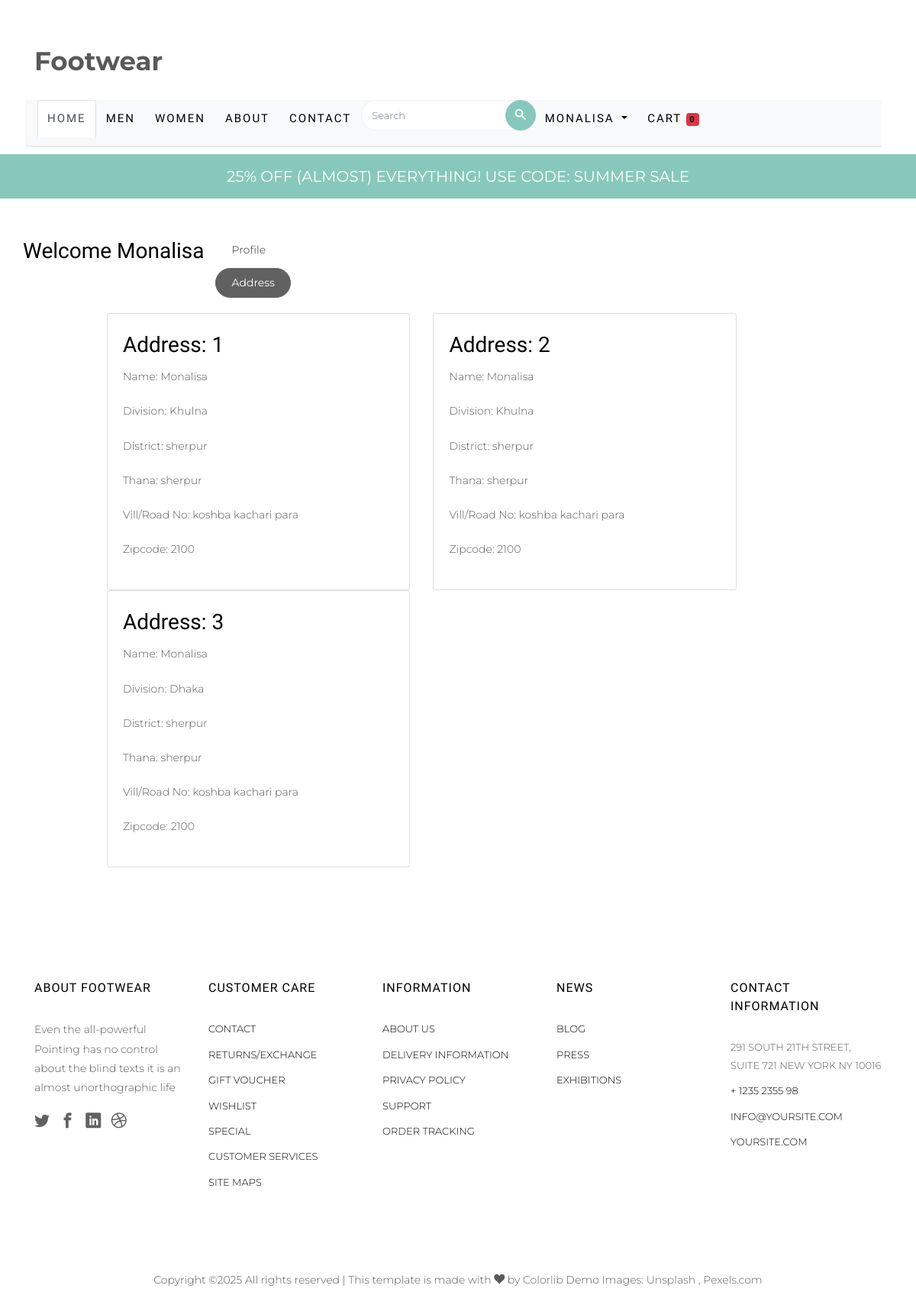
The page /address/ (signed in) on the database its author committed.
### shop/models.py (models this page shows, shortened)
class Customer(models.Model):
    user = models.ForeignKey(User, on_delete=models.CASCADE)
    name = models.CharField(max_length=200)
    division = models.CharField(choices=DIVISION_CHOICES, max_length=50)
    district = models.CharField(max_length=200)
    thana = models.CharField(max_length=50)
    villorroad = models.CharField(max_length=50)
    zipcode = models.IntegerField()

### shop/views.py (the view)
# urls.py: path('address/', views.address, name='address'),
@login_required
def address(request):
    add = Customer.objects.filter(user=request.user)
    total_item=0
    if request.user.is_authenticated:
        total_item = len(Cart.objects.filter(user=request.user))
    return render(request, 'shop/address.html', {'add':add, 'active':'btn-primary', 'total_item':total_item})

### shop/templates/shop/address.html (shortened to what this page needs)
{% extends 'common_code/base.html' %}
{% load static %}
{% block main-content %}
<div class="container my-5">
    <div class="row">
        <h3>Welcome <span class="text-capitalize">{{request.user}}</span></h3>
        <div class="col-sm-2 border-end">
            <ul class="list-unstyled">
                <li class="d-grid"><a href="{% url 'profile' %}" class="btn">Profile</a></li>
                <li class="d-grid"><a href="{% url 'address' %}" class="btn {{active}}">Address</a></li>
            </ul>
        </div>
        <div class="col-sm-9 offset-sm-1">
            <div class="row">
                {% for ad in add %}
                <div class="col-sm-6">
                    <div class="card">
                        <div class="card-body">
                            <h3>Address: {{forloop.counter}}</h3>
                            <p>Name: {{ad.name}}</p>
                            <p>Division: {{ad.division}}</p>
                            <p>District: {{ad.district}}</p>
                            <p>Thana: {{ad.thana}}</p>
                            <p>Vill/Road No: {{ad.villorroad}}</p>
                            <p>Zipcode: {{ad.zipcode}}</p>
                        </div>
                    </div>
                </div>
                {% endfor %}
            </div>
        </div>
    </div>
</div>
{% endblock main-content %}

### shop/templates/common_code/base.html (shortened to what this page needs)
{% load static %}
<!DOCTYPE HTML>
<html>
	<head>
	<link rel="stylesheet" href="{% static 'css/animate.css' %}">
	<link rel="stylesheet" href="{% static 'css/icomoon.css' %}">
	<link rel="stylesheet" href="{% static 'css/ionicons.min.css' %}">
	<link rel="stylesheet" href="{% static 'css/bootstrap.min.css' %}">
	<link rel="stylesheet" href="{% static 'css/magnific-popup.css' %}">
	<link rel="stylesheet" href="{% static 'css/flexslider.css' %}">
	<link rel="stylesheet" href="{% static 'css/owl.carousel.min.css' %}">
	<link rel="stylesheet" href="{% static 'css/owl.theme.default.min.css' %}">
	<link rel="stylesheet" href="{% static 'css/bootstrap-datepicker.css' %}">
	<link rel="stylesheet" href="{% static 'fonts/flaticon/font/flaticon.css' %}">
	<link rel="stylesheet" href="{% static 'css/style.css' %}">
	</head>
	<body>
	<div id="page">
		<nav class="colorlib-nav" role="navigation">
			<div class="top-menu">
				<div class="container">
					<div class="row">
						<div class="col-sm-7 col-md-9">
							<div id="colorlib-logo"><a href="{% url 'home' %}">Footwear</a></div>
						</div>
			        </div>
					<ul class="nav nav-tabs bg-light px-3">
						<li class="nav-item">
							<a class="nav-link active" aria-current="page" href="{% url 'home' %}">Home</a>
						</li>
						<li class="nav-item">
							<a class="nav-link" href="{% url 'menproduct'  %}">Men</a>
						</li>
						<li class="nav-item">
							<a class="nav-link" href="{% url 'womenproduct' 'women' %}">Women</a>
						</li>
						<li class="nav-item">
							<a class="nav-link" href="{% url 'about' %}">About</a>
						</li>
						<li class="nav-item">
							<a class="nav-link" href="{% url 'contact' %}">Contact</a>
						</li>
						<form action="#" class="search-wrap">
			               <div class="form-group">
			                  <input type="search" class="form-control search" placeholder="Search">
			                  <button class="btn btn-primary submit-search text-center" type="submit"><i class="icon-search"></i></button>
			               </div>
			            </form>
						{% if request.user.is_authenticated %}
						<li class="nav-item dropdown">
							<a class="nav-link dropdown-toggle" href="#" id="menDropdown" role="button"
							data-toggle="dropdown" aria-haspopup="true" aria-expanded="false">
							{{request.user.username|capfirst}}
							</a>
						</li>
						<li class="nav-item">
							<a class="nav-link" href="{% url 'show_cart' %}">
							Cart <span class="badge bg-danger">{{total_item}}</span>
							</a>
						</li>
						{% endif %}
					</ul>
				</div>
			</div>
		<div class="sale">
				<div class="container">
					<div class="row">
						<div class="col-sm-8 offset-sm-2 text-center">
							<div class="row">
								<div class="owl-carousel2">
									<div class="item">
										<div class="col">
											<h3><a href="#">25% off (Almost) Everything! Use Code: Summer Sale</a></h3>
										</div>
									</div>
								</div>
							</div>
						</div>
					</div>
				</div>
			</div>
		</nav>
    </div>
    {% block main-content %}  {% endblock main-content %}
	<footer id="colorlib-footer" role="contentinfo">
			<div class="container">
				<div class="row row-pb-md">
					<div class="col footer-col colorlib-widget">
						<h4>About Footwear</h4>
						<p>Even the all-powerful Pointing has no control about the blind texts it is an almost unorthographic life</p>
						<p>
							<ul class="colorlib-social-icons">
								<li><a href="#"><i class="icon-twitter"></i></a></li>
								<li><a href="#"><i class="icon-facebook"></i></a></li>
								<li><a href="#"><i class="icon-linkedin"></i></a></li>
								<li><a href="#"><i class="icon-dribbble"></i></a></li>
							</ul>
						</p>
					</div>
					<div class="col footer-col colorlib-widget">
						<h4>Customer Care</h4>
						<p>
							<ul class="colorlib-footer-links">
								<li><a href="#">Contact</a></li>
								<li><a href="#">Returns/Exchange</a></li>
								<li><a href="#">Gift Voucher</a></li>
								<li><a href="#">Wishlist</a></li>
								<li><a href="#">Special</a></li>
								<li><a href="#">Customer Services</a></li>
								<li><a href="#">Site maps</a></li>
							</ul>
						</p>
					</div>
					<div class="col footer-col colorlib-widget">
						<h4>Information</h4>
						<p>
							<ul class="colorlib-footer-links">
								<li><a href="#">About us</a></li>
								<li><a href="#">Delivery Information</a></li>
								<li><a href="#">Privacy Policy</a></li>
								<li><a href="#">Support</a></li>
								<li><a href="#">Order Tracking</a></li>
							</ul>
						</p>
					</div>
					<div class="col footer-col">
						<h4>News</h4>
						<ul class="colorlib-footer-links">
							<li><a href="blog.html">Blog</a></li>
							<li><a href="#">Press</a></li>
							<li><a href="#">Exhibitions</a></li>
						</ul>
					</div>
					<div class="col footer-col">
						<h4>Contact Information</h4>
						<ul class="colorlib-footer-links">
							<li>291 South 21th Street, <br> Suite 721 New York NY 10016</li>
							<li><a href="tel://1234567920">+ 1235 2355 98</a></li>
							<li><a href="mailto:info@yoursite.com">info@yoursite.com</a></li>
							<li><a href="#">yoursite.com</a></li>
						</ul>
					</div>
				</div>
			</div>
			<div class="copy">
				<div class="row">
					<div class="col-sm-12 text-center">
						<p>
							<span>
Copyright &copy;<script>document.write(new Date().getFullYear());</script> All rights reserved | This template is made with <i class="icon-heart" aria-hidden="true"></i> by <a href="https://colorlib.com" target="_blank">Colorlib</a>
</span>
							<span class="block">Demo Images: <a href="http://unsplash.co/" target="_blank">Unsplash</a> , <a href="http://pexels.com/" target="_blank">Pexels.com</a></span>
						</p>
					</div>
				</div>
			</div>
	</footer>
	</body>
</html>

### shop/static/css/icomoon.css (style rules this page uses)
[class^="icon-"], [class*=" icon-"] { font-family: 'icomoon' !important; speak: none; font-style: normal; font-weight: normal; font-variant: normal; text-transform: none; line-height: 1; -webkit-font-smoothing: antialiased; -moz-osx-font-smoothing: grayscale; }
.icon-search:before { content: "\ebfd"; }
.icon-heart:before { content: "\ec51"; }
.icon-facebook:before { content: "\ed07"; }
.icon-twitter:before { content: "\ed0d"; }
.icon-dribbble:before { content: "\ed1e"; }
.icon-linkedin:before { content: "\ed40"; }

### rows shown on the page
Customer: name "Monalisa", division "Khulna", district "sherpur", thana "sherpur", villorroad "koshba kachari para", zipcode "2100"
Customer: name "Monalisa", division "Khulna", district "sherpur", thana "sherpur", villorroad "koshba kachari para", zipcode "2100"
Customer: name "Monalisa", division "Dhaka", district "sherpur", thana "sherpur", villorroad "koshba kachari para", zipcode "2100"

### other values the page prints
{{ request.user.username|capfirst }} "MONALISA"
{{ total_item }} "0"
{{ request.user }} "Monalisa"
